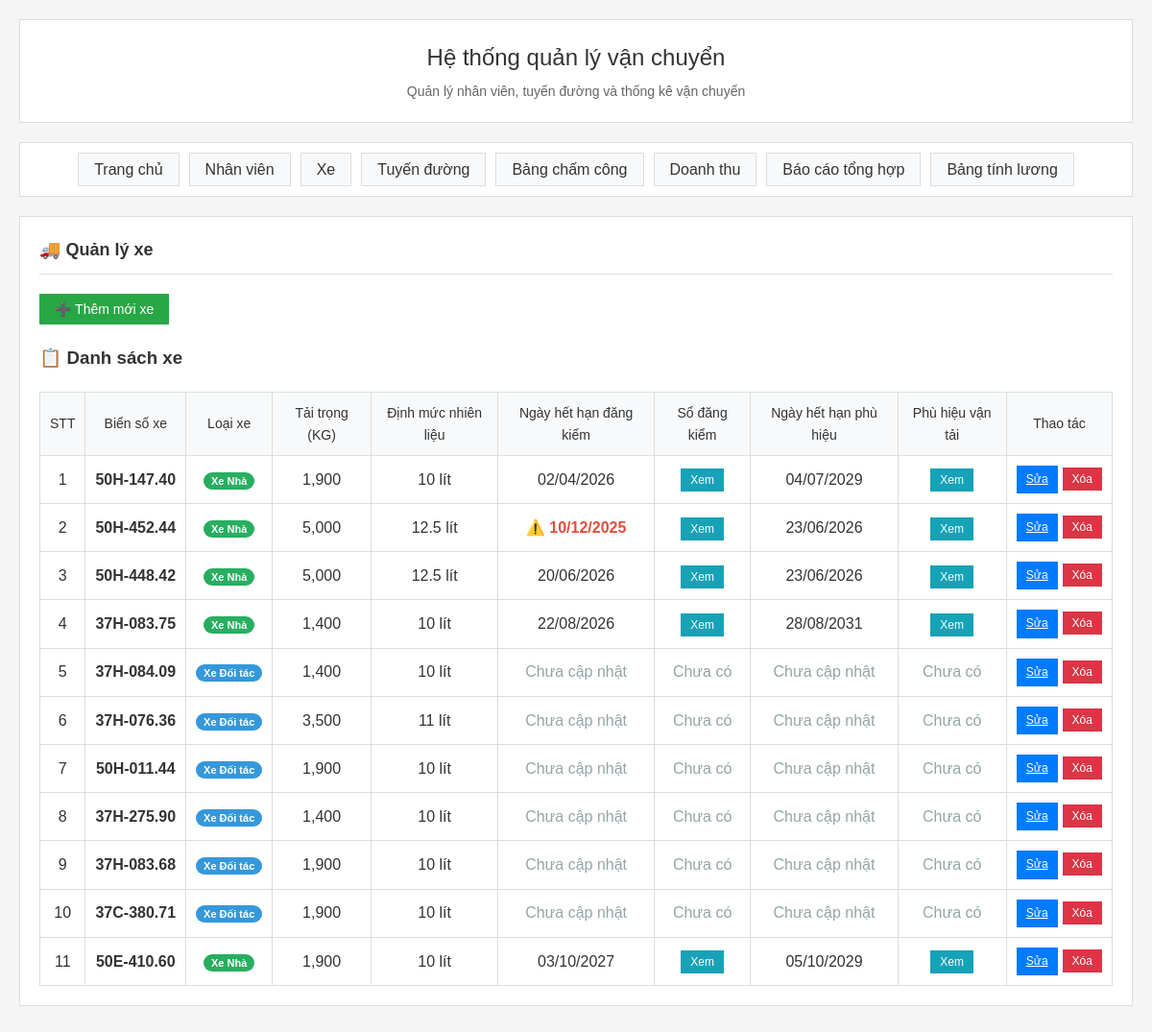
Page /vehicles on the committed database.
### main.py (models this page shows)
class Vehicle(Base):
    __tablename__ = "vehicles"
    id = Column(Integer, primary_key=True, index=True)
    license_plate = Column(String, unique=True, nullable=False)
    vehicle_type = Column(String, default="Xe Nhà")  # Loại xe: "Xe Nhà" hoặc "Xe Đối tác"
    capacity = Column(Float)  # Trọng tải
    fuel_consumption = Column(Float)  # Tiêu hao nhiên liệu
    inspection_expiry = Column(Date)  # Ngày hết hạn đăng kiểm
    inspection_documents = Column(String)  # Đường dẫn file upload sổ đăng kiểm (JSON array)
    phu_hieu_expired_date = Column(Date)  # Ngày hết hạn phù hiệu vận tải
    phu_hieu_files = Column(String)  # Đường dẫn file upload phù hiệu vận tải (JSON array)
    status = Column(Integer, default=1)  # 1: Active, 0: Inactive
    created_at = Column(DateTime, default=datetime.utcnow)
    routes = relationship("Route", back_populates="vehicle")

### main.py (the view)
@app.get("/vehicles", response_class=HTMLResponse)
async def vehicles_page(request: Request, db: Session = Depends(get_db)):
    vehicles = db.query(Vehicle).filter(Vehicle.status == 1).all()
    today = date.today()
    return templates.TemplateResponse("vehicles.html", {"request": request, "vehicles": vehicles, "today": today})

### templates/vehicles.html (shortened to what this page needs)
{% extends "base.html" %}
{% block content %}
<h2>🚚 Quản lý xe</h2>
<div style="margin-bottom: 20px;">
    <button type="button" class="btn btn-success" onclick="openAddVehicleModal()">
        ➕ Thêm mới xe
    </button>
</div>
<h3>📋 Danh sách xe</h3>
{% if vehicles %}
<div style="overflow-x: auto;">
    <table class="table">
        <thead>
            <tr>
                <th>STT</th>
                <th>Biển số xe</th>
                <th>Loại xe</th>
                <th>Tải trọng (KG)</th>
                <th>Định mức nhiên liệu</th>
                <th>Ngày hết hạn đăng kiểm</th>
                <th>Sổ đăng kiểm</th>
                <th>Ngày hết hạn phù hiệu</th>
                <th>Phù hiệu vận tải</th>
                <th>Thao tác</th>
            </tr>
        </thead>
        <tbody>
            {% for vehicle in vehicles %}
            <tr>
                <td>{{ loop.index }}</td>
                <td style="white-space: nowrap;"><strong>{{ vehicle.license_plate }}</strong></td>
                <td>
                    <span style="padding: 3px 8px; border-radius: 12px; font-size: 11px; font-weight: bold; white-space: nowrap;
                                 {% if vehicle.vehicle_type == 'Xe Nhà' %}background: #27ae60; color: white;{% else %}background: #3498db; color: white;{% endif %}">
                        {{ vehicle.vehicle_type or 'Xe Nhà' }}
                    </span>
                </td>
                <td>{{ "{:,.0f}".format(vehicle.capacity) if vehicle.capacity else '0' }}</td>
                <td>
                    {% if vehicle.fuel_consumption %}
                        {% if vehicle.fuel_consumption == vehicle.fuel_consumption|int %}
                            {{ vehicle.fuel_consumption|int }} lít
                        {% else %}
                            {{ vehicle.fuel_consumption }} lít
                        {% endif %}
                    {% else %}
                        0 lít
                    {% endif %}
                </td>
                <td>
                    {% if vehicle.inspection_expiry %}
                        {% set days_until_expiry = (vehicle.inspection_expiry - today).days %}
                        {% if days_until_expiry < 0 %}
                            <span style="color: #e74c3c; font-weight: bold;">⚠️ Hết hạn</span>
                        {% elif days_until_expiry <= 30 %}
                            <span style="color: #e74c3c; font-weight: bold;">⚠️ {{ vehicle.inspection_expiry.strftime('%d/%m/%Y') }}</span>
                        {% else %}
                            {{ vehicle.inspection_expiry.strftime('%d/%m/%Y') }}
                        {% endif %}
                    {% else %}
                        <span style="color: #95a5a6;">Chưa cập nhật</span>
                    {% endif %}
                </td>
                <td>
                    {% if vehicle.inspection_documents %}
                        <button type="button" class="btn btn-sm btn-info" onclick="viewInspectionDocuments({{ vehicle.id }})" style="padding: 5px 10px; font-size: 12px;">
                            Xem
                        </button>
                    {% else %}
                        <span style="color: #95a5a6;">Chưa có</span>
                    {% endif %}
                </td>
                <td>
                    {% if vehicle.phu_hieu_expired_date %}
                        {% set days_until_expiry = (vehicle.phu_hieu_expired_date - today).days %}
                        {% if days_until_expiry < 0 %}
                            <span style="color: #e74c3c; font-weight: bold;">⚠️ Hết hạn</span>
                        {% elif days_until_expiry <= 30 %}
                            <span style="color: #e74c3c; font-weight: bold;">⚠️ {{ vehicle.phu_hieu_expired_date.strftime('%d/%m/%Y') }}</span>
                        {% else %}
                            {{ vehicle.phu_hieu_expired_date.strftime('%d/%m/%Y') }}
                        {% endif %}
                    {% else %}
                        <span style="color: #95a5a6;">Chưa cập nhật</span>
                    {% endif %}
                </td>
                <td>
                    {% if vehicle.phu_hieu_files %}
                        <button type="button" class="btn btn-sm btn-info" onclick="viewPhuHieuDocuments({{ vehicle.id }})" style="padding: 5px 10px; font-size: 12px;">
                            Xem
                        </button>
                    {% else %}
                        <span style="color: #95a5a6;">Chưa có</span>
                    {% endif %}
                </td>
                <td>
                    <div style="display: flex; gap: 5px; flex-wrap: nowrap; white-space: nowrap;">
                        <a href="/vehicles/edit/{{ vehicle.id }}" class="btn btn-sm btn-primary" style="padding: 5px 10px; font-size: 12px;">Sửa</a>
                        <form method="post" action="/vehicles/delete/{{ vehicle.id }}" style="display: inline;" onsubmit="return confirm('Bạn có chắc chắn muốn xóa xe này?')">
                            <button type="submit" class="btn btn-sm btn-danger" style="padding: 5px 10px; font-size: 12px;">Xóa</button>
                        </form>
                    </div>
                </td>
            </tr>
            {% endfor %}
        </tbody>
    </table>
</div>
{% else %}
<div style="text-align: center; padding: 40px; color: #7f8c8d;">
    <h3>🚚 Chưa có xe nào</h3>
    <p>Hãy thêm xe đầu tiên bằng nút "Thêm mới xe" bên trên</p>
</div>
{% endif %}
{% endblock %}

### static/style.css (style rules this page uses)
* { margin: 0; padding: 0; box-sizing: border-box; }
body { font-family: Arial, sans-serif; background-color: #f5f5f5; color: #333; line-height: 1.6; }
.content h2 { color: #333; margin-bottom: 20px; font-size: 18px; border-bottom: 1px solid #ddd; padding-bottom: 10px; }
.btn { background: #007bff; color: white; padding: 8px 16px; border: none; font-size: 14px; cursor: pointer; transition: background-color 0.2s; }
.btn-success { background: #28a745; }
.btn-info { background: #17a2b8; }
.btn-danger { background: #dc3545; }
.table { width: 100%; border-collapse: collapse; margin-top: 20px; background: white; border: 1px solid #ddd; }
.table th, .table td { padding: 10px; text-align: center; border-bottom: 1px solid #ddd; border-right: 1px solid #ddd; }
.table th { background: #f8f9fa; color: #333; font-weight: normal; font-size: 14px; text-align: center; }
table th, table td { text-align: center; }
thead th, th { text-align: center !important; }

### rows in the picture
Vehicle: license_plate "50H-147.40", vehicle_type "Xe Nhà", capacity "1,900", fuel_consumption "10", inspection_expiry "02/04/2026", phu_hieu_expired_date "04/07/2029"
Vehicle: license_plate "50H-452.44", vehicle_type "Xe Nhà", capacity "5,000", fuel_consumption "12.5", inspection_expiry "10/12/2025", phu_hieu_expired_date "23/06/2026"
Vehicle: license_plate "50H-448.42", vehicle_type "Xe Nhà", capacity "5,000", fuel_consumption "12.5", inspection_expiry "20/06/2026", phu_hieu_expired_date "23/06/2026"
Vehicle: license_plate "37H-083.75", vehicle_type "Xe Nhà", capacity "1,400", fuel_consumption "10", inspection_expiry "22/08/2026", phu_hieu_expired_date "28/08/2031"
Vehicle: license_plate "37H-084.09", vehicle_type "Xe Đối tác", capacity "1,400", fuel_consumption "10", shows "Chưa cập nhật", shows "Chưa có"
Vehicle: license_plate "37H-076.36", vehicle_type "Xe Đối tác", capacity "3,500", fuel_consumption "11", shows "Chưa cập nhật", shows "Chưa có"
Vehicle: license_plate "50H-011.44", vehicle_type "Xe Đối tác", capacity "1,900", fuel_consumption "10", shows "Chưa cập nhật", shows "Chưa có"
Vehicle: license_plate "37H-275.90", vehicle_type "Xe Đối tác", capacity "1,400", fuel_consumption "10", shows "Chưa cập nhật", shows "Chưa có"
Vehicle: license_plate "37H-083.68", vehicle_type "Xe Đối tác", capacity "1,900", fuel_consumption "10", shows "Chưa cập nhật", shows "Chưa có"
Vehicle: license_plate "37C-380.71", vehicle_type "Xe Đối tác", capacity "1,900", fuel_consumption "10", shows "Chưa cập nhật", shows "Chưa có"
Vehicle: license_plate "50E-410.60", vehicle_type "Xe Nhà", capacity "1,900", fuel_consumption "10", inspection_expiry "03/10/2027", phu_hieu_expired_date "05/10/2029"
